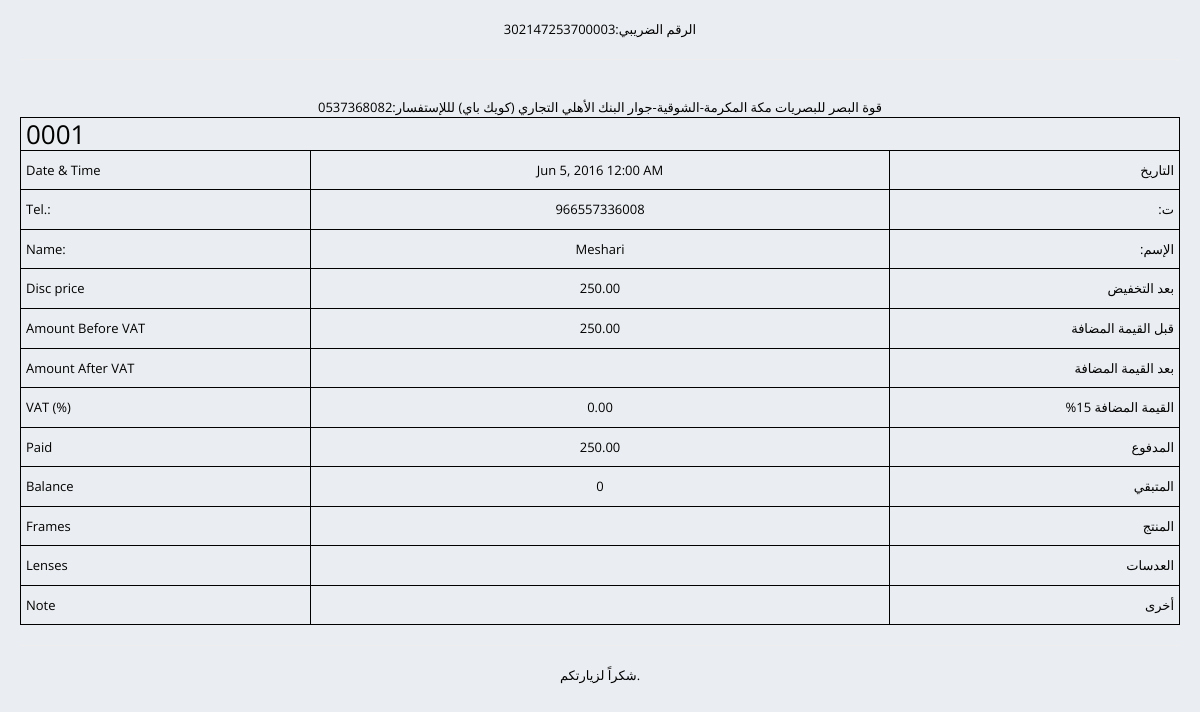
Page /index.php?id=1 on the committed database.
### tables this page shows
CREATE TABLE `order` (
  `id` int(11) NOT NULL,
  `bill_number` int(4) UNSIGNED ZEROFILL NOT NULL,
  `bill_year` int(11) NOT NULL,
  `client_name` varchar(200) DEFAULT NULL,
  `client_phone` varchar(200) DEFAULT NULL,
  `price_total` decimal(10,2) DEFAULT NULL,
  `price_paid` decimal(10,2) DEFAULT NULL,
  `order_date` date DEFAULT NULL,
  `er_d_sphere` varchar(200) DEFAULT NULL,
  `er_d_cylinder` varchar(200) DEFAULT NULL,
  `er_d_axis` varchar(200) DEFAULT NULL,
  `er_r_sphere` varchar(200) DEFAULT NULL,
  `er_r_cylinder` varchar(200) DEFAULT NULL,
  `er_r_axis` varchar(200) DEFAULT NULL,
  `el_d_sphere` varchar(200) DEFAULT NULL,
  `el_d_cylinder` varchar(200) DEFAULT NULL,
  `el_d_axis` varchar(200) DEFAULT NULL,
  `el_r_sphere` varchar(200) DEFAULT NULL,
  `el_r_cylinder` varchar(200) DEFAULT NULL,
  `el_r_axis` varchar(200) DEFAULT NULL,
  `ipd` varchar(200) DEFAULT NULL,
  `frame` varchar(200) DEFAULT NULL,
  `note` varchar(200) DEFAULT NULL,
  `lenses` varchar(200) DEFAULT NULL,
  `er_add` varchar(200) DEFAULT NULL,
  `el_add` varchar(200) DEFAULT NULL,
  `price_full` decimal(10,2) DEFAULT NULL,
  `price_full_vat` varchar(255) DEFAULT NULL,
  `price_discount` decimal(10,2) DEFAULT NULL,
  `is_hidden` int(11) DEFAULT '0',
  `er_cl_sphere` varchar(200) DEFAULT NULL,
  `er_cl_cylinder` varchar(200) DEFAULT NULL,
  `er_cl_axis` varchar(200) DEFAULT NULL,
  `el_cl_sphere` varchar(200) DEFAULT NULL,
  `el_cl_cylinder` varchar(200) DEFAULT NULL,
  `el_cl_axis` varchar(200) DEFAULT NULL,
  `isOld` int(2) NOT NULL DEFAULT '1'
);

CREATE TABLE `vat` (
  `id` int(11) NOT NULL,
  `vat` decimal(10,2) NOT NULL
);

### inc/config.php (called while the page is built, shortened)
<?php
	require_once("functions.php");
	function getArabic($str) {
    	if(isset($GLOBALS["currLabels"][($str)]) && !empty($GLOBALS["currLabels"][($str)])) {
    		return $GLOBALS["currLabels"][($str)];
    	}
    	return "(ar)";
	}

### inc/functions.php (called while the page is built, shortened)
<?php
  	function db_query($query, $link = "link_db") {
    	$res = mysql_query($query) or db_error($query, mysql_errno(), mysql_error());
   		return $res;
  	}
  	function db_fetch_row($res) {
    	$array = mysql_fetch_array($res, MYSQL_ASSOC);
    	return $array;
  	}
	function convertDateTimeToTimeStamp($str) {
    	$temp = explode(" ", $str);
    	$date = $temp[0];
    	$date = explode("-", $date);
    	$day = intval($date[2]);
    	$month = intval($date[1]);
    	$year = intval($date[0]);
    	if(count($date) == 3)
    		return mktime($hour, $minute, $second, $month, $day, $year);
    	else
    		return 0;
    }
	function formatDateTime($dbDate) {
		$dateTimeStamp = convertDateTimeToTimeStamp($dbDate);
		return date(DATETIME_FORMAT, $dateTimeStamp);
	}
?>

### order_detail.php (the view, shortened to what this page needs)
<?php require_once 'inc/config.php'; ?>
<?php
	$order  = array();
	if(isset($_GET["id"])){
		$res = db_query("SELECT * FROM `order` WHERE id={$_GET["id"]}");
		$order = db_fetch_row($res);
		$vat_select = "SELECT * FROM vat";
		$result = mysql_query($vat_select);
		$vat_fetch = mysql_fetch_assoc($result);
		$per_vat = $vat_fetch["vat"];
	}
?>
<!DOCTYPE html>
 <html class="no-js">
    <head>
		<center><?php echo getArabic('VatNo')?>
		<hr>
		<br/>
		<?php echo getArabic('ShopNo')?></center>
    </head>
    <body>
	<table class="print-table">
		<tr>
			<td colspan="3" class="auto-style2"><span style="float: left; color: black; font-size: 2em; line-height: 12px;"><?php echo ($order["bill_number"]); ?></span></td>
		</tr>
		<tr>
			<td style="width: 25%;" class="auto-style2">Date & Time</td>
			<td class="tc" style="color: #000000"><?php echo (formatDateTime($order["order_date"])); ?></td>
			<td class="auto-style1" style="width: 25%;"><?php echo getArabic('Date')?></td>
		</tr>
		<tr>
			<td style="width: 25%;" class="auto-style2">Tel.:</td>
			<td class="tc" style="color: #000000"><?php echo ($order["client_phone"]); ?></td>
			<td class="auto-style1" style="width: 25%;"><?php echo getArabic('Tel')?>:</td>
		</tr>
		<tr>
			<td style="width: 25%;" class="auto-style2">Name:</td>
			<td class="tc" style="color: #000000"><?php echo ($order["client_name"]); ?></td>
			<td class="auto-style1" style="width: 25%;"><?php echo getArabic('Name')?>:</td>
		</tr>
		<?php if(isset($order["price_full"]) && $order["price_total"] < $order["price_full"]) { ?>
		<tr>
			<td style="width: 25%;" class="auto-style2">Amount</td>
			<td class="tc" style="color: #000000"><?php echo $order["price_full"]+(($per_vat*$order["price_full"])/100); ?></td>
			<td class="auto-style1" style="width: 25%;"><?php echo getArabic('Amount')?></td>
		</tr>
		<tr>
			<td style="width: 25%;" class="auto-style2">Disc price</td>
			<td class="tc" style="color: #000000"><?php echo $order["price_total"]; ?></td>
			<td class="auto-style1" style="width: 25%;"><?php echo getArabic('Discounted price')?></td>
		</tr>
		<?php }else{ ?>
		<tr>
			<td style="width: 25%;" class="auto-style2">Disc price</td>
				<td class="tc" style="color: #000000"><?php echo $order["price_total"]; ?></td>
				<td class="auto-style1" style="width: 25%;"><?php echo getArabic('Discounted price')?>
			</td>
		</tr>
		<tr>
			<td style="width: 25%;" class="auto-style2">Amount Before VAT</td>
			<td class="tc" style="color: #000000"><?php echo $order["price_full"]; ?></td>
			<td class="auto-style1" style="width: 25%;"><?php echo getArabic('Total Amount Before VAT'); ?></td>
		</tr>
		<?php } ?>
		<tr>
			<td style="width: 25%;" class="auto-style2">Amount After VAT</td>
			<td class="tc" style="color: #000000"><?php echo $order["price_full_vat"]; ?></td>
			<td class="auto-style1" style="width: 25%;"><?php echo getArabic('Total Amount After VAT'); ?></td>
		</tr>
		<tr>
			<td style="width: 25%;" class="auto-style2">VAT (%)</td>
			<td class="tc" style="color: #000000"><?php echo $per_vat; ?></td>
			<td class="auto-style1" style="width: 25%;"><?php echo getArabic('VAT')?></td>
		</tr>
		<tr>
			<td style="width: 25%;" class="auto-style2">Paid</td>
			<td class="tc" style="color: #000000"><?php echo $order["price_paid"]; ?></td>
			<td class="auto-style1" style="width: 25%;"><?php echo getArabic('Paid')?></td>
		</tr>
		<tr>
			<td style="width: 25%;" class="auto-style2">Balance</td>
			<td class="tc" style="color: #000000"><?php echo  ($order["price_total"]-$order["price_paid"]); ?></td>
			<td class="auto-style1" style="width: 25%;"><?php echo getArabic('Balance')?></td>
		</tr>
		<tr>
			<td style="width: 25%;" class="auto-style2">Frames</td>
			<td class="tc" style="color: #000000">
			</td>
			<td class="auto-style1" style="width: 25%;"><?php echo getArabic('Frame')?></td>
		</tr>
		<tr>
			<td style="width: 25%;" class="auto-style2">Lenses</td>
			<td class="tc" style="color: #000000">
			</td>
			<td class="auto-style1" style="width: 25%;"><?php echo getArabic('Lenses')?></td>
		</tr>
		<tr>
			<td style="width: 25%;" class="auto-style2">Note</td>
			<td class="tc" style="color: #000000"><?php echo ($order["note"]); ?></td>
			<td class="auto-style1" style="width: 25%;"><?php echo getArabic('note')?></td>
		</tr>
	</table>
	<hr>
	<center><?php echo getArabic('ReturnTerms')?></center>
</body>
</html>

### order_detail.php (style rules this page uses)
table { border-collapse: collapse; border-spacing: 0; }
* { color: #000000; }
.print-table { width: 100%; }
.print-table td { border: 1px solid; padding: 10px 5px; }
.print-table .tc { text-align: center; }
.auto-style1 { direction: rtl; color: #000000; }
.auto-style2 { color: #000000; }

### rows in the picture
order: bill_number "0001", order_date "Jun 5, 2016 12:00 AM", client_phone "966557336008", client_name "Meshari", price_total "250.00", price_full "250.00", price_paid "250.00", $order["price_total"]-$order["price_paid"] "0"
vat: vat "0.00"

### other values in the picture
getArabic('VatNo') "الرقم الضريبي:302147253700003"
getArabic('ShopNo') "قوة البصر للبصريات مكة المكرمة-الشوقية-جوار البنك الأهلي التجاري (كويك باي) لللإستفسار:0537368082"
getArabic('Date') "التاريخ"
getArabic('Tel') "ت"
getArabic('Name') "الإسم"
getArabic('Discounted price') "بعد التخفيض"
getArabic('Total Amount Before VAT') "قبل القيمة المضافة"
getArabic('Total Amount After VAT') "بعد القيمة المضافة"
getArabic('VAT') "القيمة المضافة 15%"
getArabic('Paid') "المدفوع"
getArabic('Balance') "المتبقي"
getArabic('Frame') "المنتج"
getArabic('Lenses') "العدسات"
getArabic('note') "أخرى"
getArabic('ReturnTerms') "شكراً لزيارتكم."
